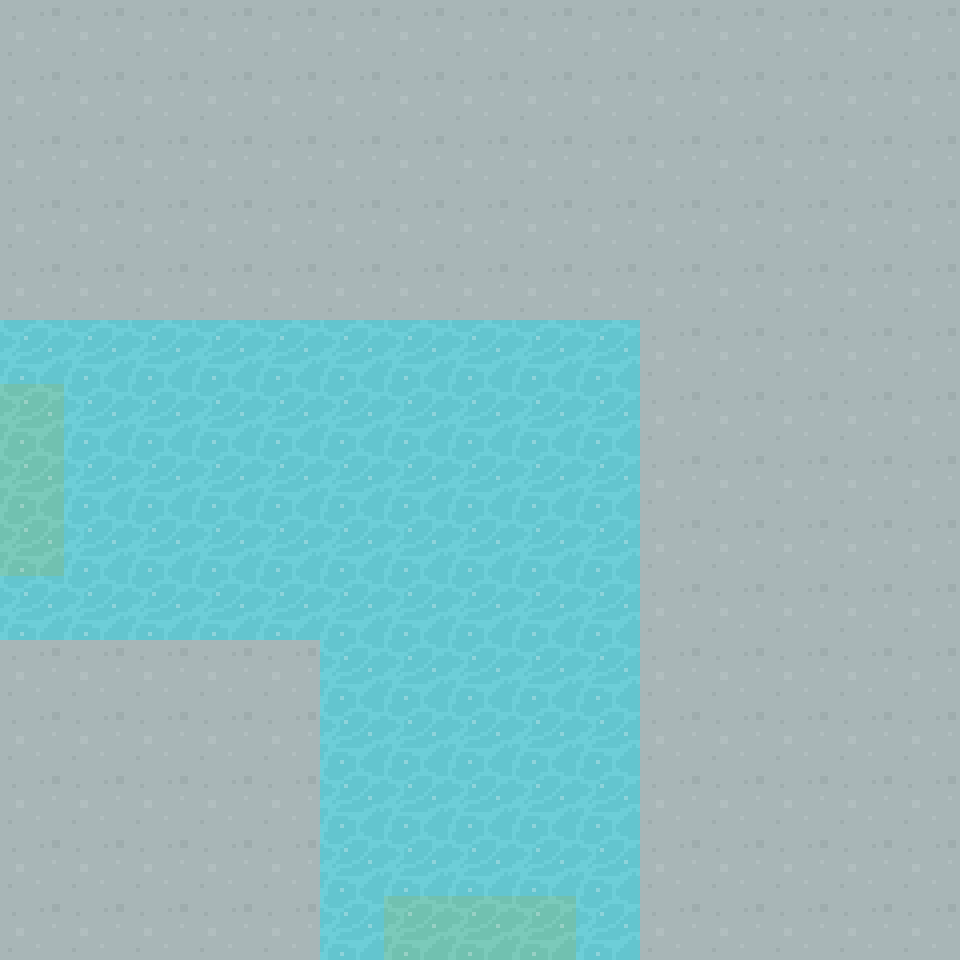

Below is a game level as drawn by its tile map, then a one-line description and the .tmx file that defines it, in full:
An orthogonal 15x15 tile map with 64x64 px tiles, 1 tile layer (Tile Layer 1) and 2 objects (WEST, SOUTH).

<map version="1.5" tiledversion="1.5.0" orientation="orthogonal" renderorder="right-down" width="15" height="15" tilewidth="64" tileheight="64" infinite="0" nextlayerid="3" nextobjectid="3">
 <tileset firstgid="1" source="../64TilesheetDungeon.tsx" />
 <layer id="1" name="Tile Layer 1" width="15" height="15">
  <data encoding="csv">
68,68,68,68,68,68,68,68,68,68,68,68,68,68,68,
68,68,68,68,68,68,68,68,68,68,68,68,68,68,68,
68,68,68,68,68,68,68,68,68,68,68,68,68,68,68,
68,68,68,68,68,68,68,68,68,68,68,68,68,68,68,
68,68,68,68,68,68,68,68,68,68,68,68,68,68,68,
321,321,321,321,321,321,321,321,321,321,68,68,68,68,68,
326,321,321,321,321,321,321,321,321,321,68,68,68,68,68,
326,321,321,321,321,321,321,321,321,321,68,68,68,68,68,
326,321,321,321,321,321,321,321,321,321,68,68,68,68,68,
321,321,321,321,321,321,321,321,321,321,68,68,68,68,68,
68,68,68,68,68,321,321,321,321,321,68,68,68,68,68,
68,68,68,68,68,321,321,321,321,321,68,68,68,68,68,
68,68,68,68,68,321,321,321,321,321,68,68,68,68,68,
68,68,68,68,68,321,321,321,321,321,68,68,68,68,68,
68,68,68,68,68,321,326,326,326,321,68,68,68,68,68
</data>
 </layer>
 <objectgroup id="2" name="Object Layer 1">
  <object id="1" name="WEST" x="0" y="384" width="64" height="192" />
  <object id="2" name="SOUTH" x="384" y="896" width="192" height="64" />
 </objectgroup>
</map>
